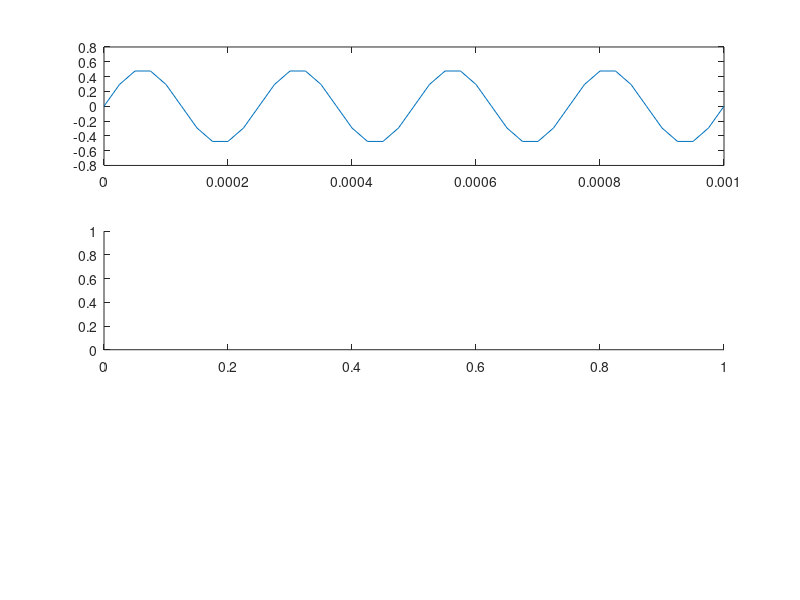

MATLAB code for this plot: (Note: this script raises an error after producing the figure.)
fs=40e3;
fc=4e3;
t=0:1/fs:0.001;
x=0.5*sin(2*pi*fc*t);

n=8;
L=(2^n)-1;
delta=(max(x)-min(x))/L;
xq=min(x)+(round((x-min(x))/delta)).*delta;
subplot(3,1,1);
plot(t,x);
subplot(3,1,2);
stem(t,x,'R');
subplot(3,1,3);
stairs(t,xq,'b');

